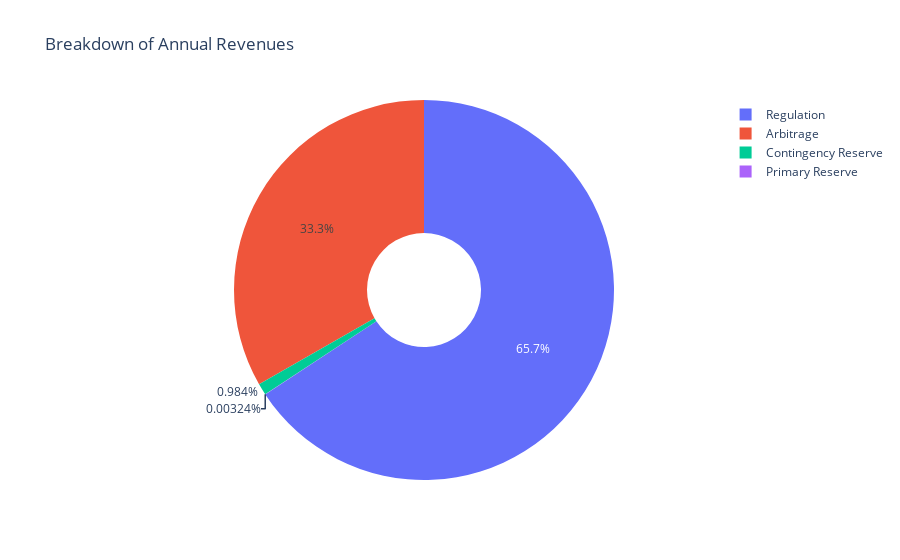

Notebook source saved alongside this figure:
### Code cell
df_filtered = revenue_data[revenue_data.values > 0]

fig = go.Figure(data=[go.Pie(labels=df_filtered.index, values=df_filtered.values, hole=0.3)])

# Update layout for the pie chart
fig.update_layout(
    title_text='Breakdown of Annual Revenues',
    annotations=[dict(text=' ', x=0.5, y=0.5, font_size=20, showarrow=False)]
)

# Display the plot in a notebook or interactive environment
fig.show()

### Figure 1 — Plotly figure (JSON) as saved in the notebook; plotly's stock layout.template omitted (floating-point values rounded to 4 significant figures)
{"data": [{"hole": 0.3, "labels": ["Arbitrage", "Regulation", "Primary Reserve", "Contingency Reserve"], "type": "pie", "values": [178500.0, 352800.0, 17.36, 5281.0]}], "layout": {"annotations": [{"font": {"size": 20}, "showarrow": false, "text": " ", "x": 0.5, "y": 0.5}], "title": {"text": "Breakdown of Annual Revenues"}}}
